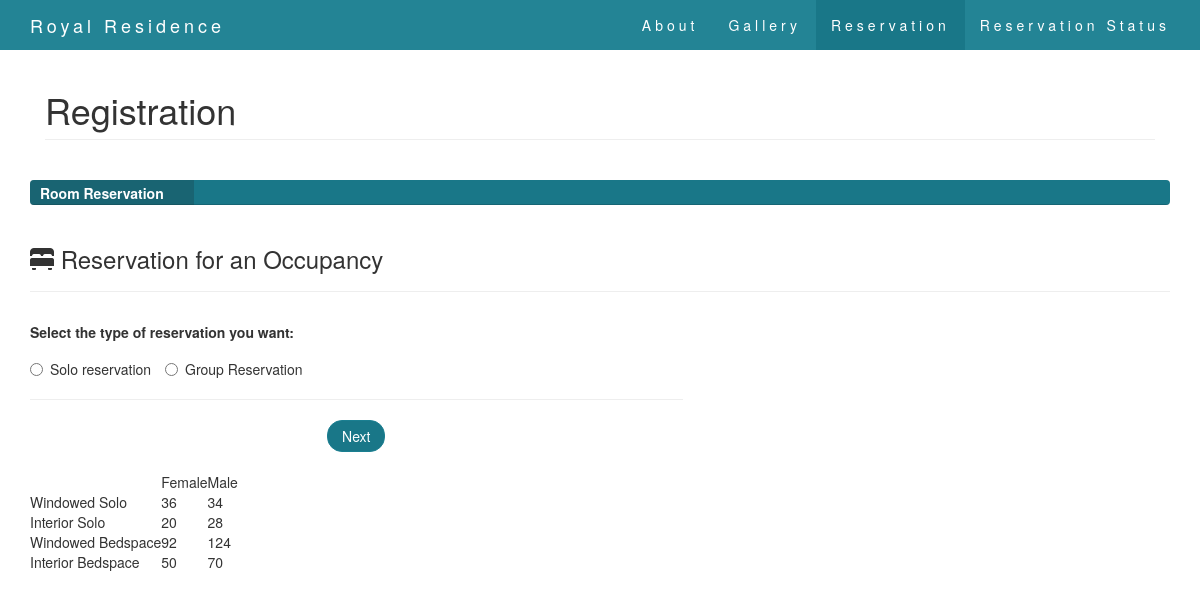
Page /Frontend/reg_1_solo_group.php on the committed database.
### tables this page shows
CREATE TABLE IF NOT EXISTS `temporary` (
  `femaleWindowedSolo` int(11) NOT NULL,
  `maleWindowedSolo` int(11) NOT NULL,
  `femaleInteriorSolo` int(11) NOT NULL,
  `maleInteriorSolo` int(11) NOT NULL,
  `femaleWindowedBedspace` int(11) NOT NULL,
  `maleWindowedBedspace` int(11) NOT NULL,
  `femaleInteriorBedspace` int(11) NOT NULL,
  `maleInteriorBedspace` int(11) NOT NULL,
  `price` int(15) NOT NULL
);

### Frontend/reg_1_solo_group.php (the view, shortened to what this page needs)
<!DOCTYPE html>
<html lang="en">
<head>
    <link href="css/bootstrap.min.css" rel="stylesheet">
    <link href="css/modern-business.css" rel="stylesheet">
    <link href="font-awesome/css/font-awesome.min.css" rel="stylesheet" type="text/css">
</head>
<body id="myPage" data-spy="scroll" data-target=".navbar" data-offset="60">
    <nav class="navbar navbar-default navbar-fixed-top" role="navigation">
        <div class="container">
            <div class="navbar-header">
               <a class="navbar-brand" href="index.php">Royal Residence</a>
            </div>
            <div class="collapse navbar-collapse" id="bs-example-navbar-collapse-1">
                <ul class="nav navbar-nav navbar-right">
                    <li><a href="index.php">About</a></li>
                    <li><a href="gallery.php">Gallery</a></li>
                    <li class ="active"><a href="reg_1_solo_group.php">Reservation</a></li>
                    <li><a href="reservationStatus.php">Reservation Status</a></li>
                </ul>
        </div>
    </nav>
    <div class="container">
        <div class="container-fluid">
        <div class ="row" >
            <div class="col-lg-12">
                <h1 class="page-header">Registration
                </h1>
                <div class="row">
                    <div class="progress" id="progress1" style="margin-top: 20px; margin-bottom: 0px;">
                        <div class="progress-bar" role="progressbar" aria-valuenow="25" aria-valuemin="0" aria-valuemax="100" style="width: 100%;">
                        </div>
                        <span class="progress-type">Room Reservation</span>
                    </div>
                </div>
                    <div class ="row" >
                        <div class ="page-header">
                            <h3><i class="glyphicon glyphicon-bed"></i> Reservation for an Occupancy</h3>
                        </div>
					<form action = "errorPage.php" method = "post">
                        <div class ="row">
                            <div class="col-md-7">
                                <div class="control-group form-group">
                                    <div class="controls">
                                        <?php
											include('connect.php');
											$sql = "SELECT femaleWindowedSolo,maleWindowedSolo,femaleInteriorSolo,
											maleInteriorSolo, femaleWindowedBedspace, maleWindowedBedspace,
											femaleInteriorBedspace, maleInteriorBedspace FROM temporary;";
											$result = $conn->query($sql);
												while($row = $result->fetch_assoc()) {
												?>
													<table>
													<tr>
														<td></td>
														<td>Female</td>
														<td>Male</td>
													<tr>
													<tr>
														<td>Windowed Solo</td>
														<td><?php echo $row['femaleWindowedSolo'];?></td>
														<td><?php echo $row['maleWindowedSolo'];?></td>
													<tr>
													<tr>
														<td>Interior Solo</td>
														<td><?php echo $row['femaleInteriorSolo'];?></td>
														<td><?php echo $row['maleInteriorSolo'];?></td>
													<tr>
													<tr>
														<td>Windowed Bedspace</td>
														<td><?php echo $row['femaleWindowedBedspace'];?></td>
														<td><?php echo $row['maleWindowedBedspace'];?></td>
													<tr>
													<tr>
														<td>Interior Bedspace</td>
														<td><?php echo $row['femaleInteriorBedspace'];?></td>
														<td><?php echo $row['maleInteriorBedspace'];?></td>
													<tr>
												<?php
												}
											?>
									<div class="controls">
										<p>
											<label>Select the type of reservation you want:</label>
											<label class="radio-inline">
											  <input type="radio" name="type_of_reservation" id="inlineRadio1" value="solo"> Solo reservation
											</label>
											<label class="radio-inline">
											  <input type="radio" name="type_of_reservation" id="inlineRadio1" value="group"> Group Reservation
											</label>
										</p>
                                    </div>
									</div>
								</div>
							</div>
						</div>
							<hr>
                            <div class = "pageButton">
                                <ul class = "pager">
									<li><button type="submit" name="submit1" class="btn btn-default">Next</button></li>
								</ul>
                            </div>
					</form>
                </div>
            </div>
        </div>
        </div>
    </div>
</body>
</html>

### Frontend/css/modern-business.css (style rules this page uses)
html, body { height: 100%; }
body { padding-top: 50px; }
.navbar { margin-bottom: 0; background-color: rgba(27, 127, 145, 0.96); z-index: 9999; border: 0; font-size: 14px !important; line-height: 1.42857143 !important; letter-spacing: 4px; border-radius: 0; }
.navbar li a, .navbar .navbar-brand { color: #ffffff !important; }
.navbar-nav li a:hover, .navbar-nav li.active a { color: #ffffff !important; background-color: rgb(25, 119, 136) !important; }
.progress { position: relative; height: 25px; }
.progress > .progress-type { position: absolute; left: 0px; font-weight: 800; padding: 3px 30px 2px 10px; color: rgb(255, 255, 255); background-color: rgba(25, 25, 25, 0.2); }

### rows in the picture
temporary: femaleWindowedSolo "36", maleWindowedSolo "34", femaleInteriorSolo "20", maleInteriorSolo "28", femaleWindowedBedspace "92", maleWindowedBedspace "124", femaleInteriorBedspace "50", maleInteriorBedspace "70"
